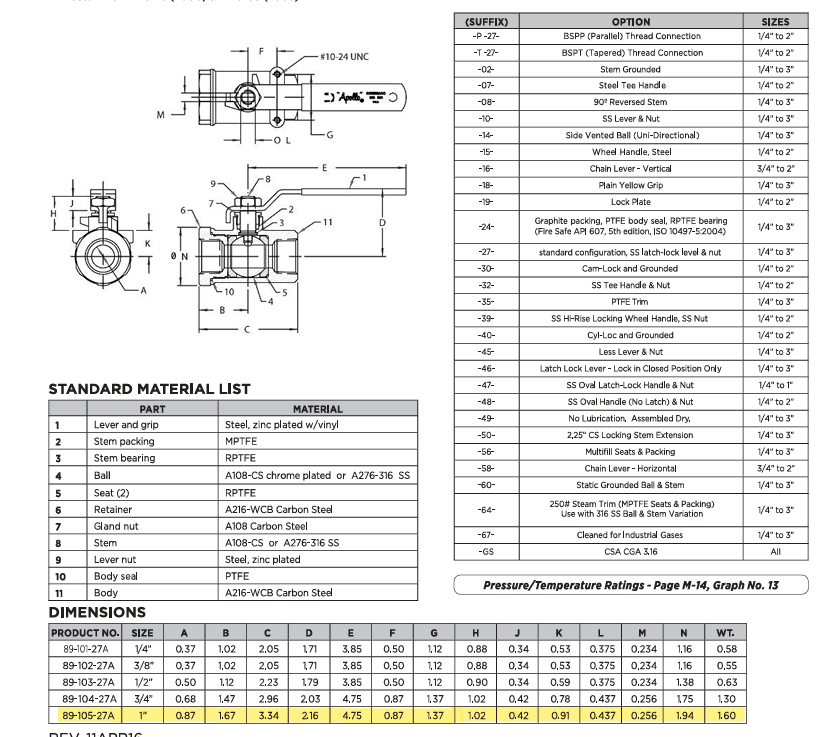
#> input picture spec_sheet.png, 825 x 737 px
$ python test_preprocessing.py
#> lines starting #> are read from the running program, lines starting #| are printed output that depends on the picture; after the words box and inside, x2 and y2 are one past the last pixel; in counts of white or black regions, pixels touching at a corner belong together

import cv2

# load the original image
image = cv2.imread("spec_sheet.png")
#> image is the input picture: shape (737, 825, 3); mean B, G, R 231.8, 233.4, 233.8

# check if the image loaded
if image is None:
    print("could not load image")
else:
    print("image loaded successfully")
    print("image size:", image.shape)
#| image size: (737, 825, 3)

    # convert the image to grayscale
    gray = cv2.cvtColor(image, cv2.COLOR_BGR2GRAY)
    cv2.imwrite("grayscale.png", gray)
    print("grayscale image saved")

    # resize the grayscale image to 2x its original size
    upscaled = cv2.resize(
        gray, None, fx=2, fy=2,
        interpolation=cv2.INTER_CUBIC
    )
    cv2.imwrite("grayscale_upscaled.png", upscaled)
    print("2x upscaled image saved")

    # resize the grayscale image to 3x its original size
    upscaled_3x = cv2.resize(
        gray, None, fx=3, fy=3,
        interpolation=cv2.INTER_CUBIC
    )
    cv2.imwrite("grayscale_3x.png", upscaled_3x)
    print("3x upscaled image saved")


    # apply thresholding to the 3x upscaled image
    _, thresholded_3x = cv2.threshold(
        upscaled_3x,
        0,
        255,
        cv2.THRESH_BINARY + cv2.THRESH_OTSU
    )
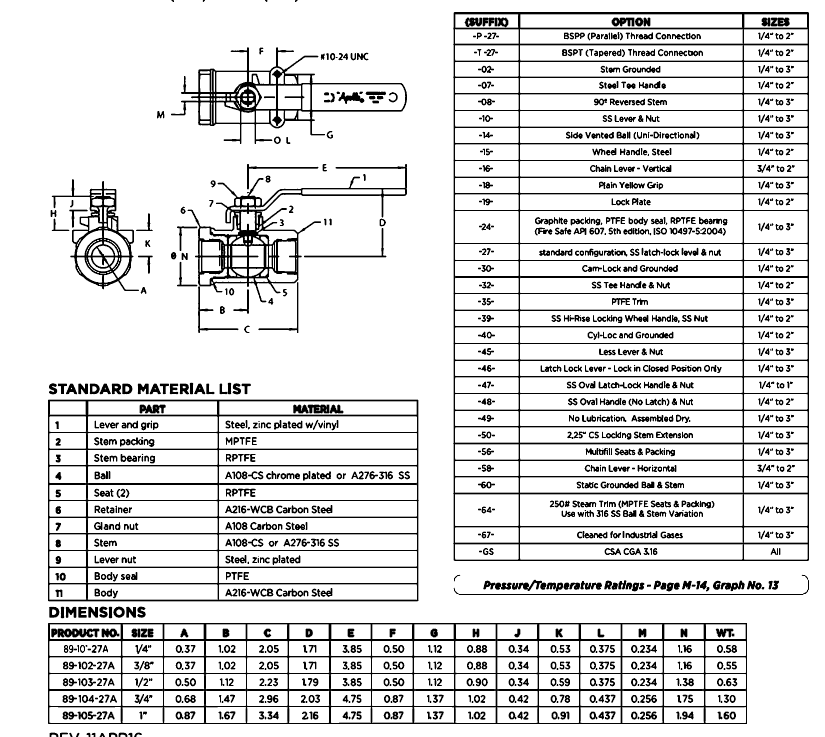
#> thresholded_3x: shape (2211, 2475) (shown at 1/3 size); 86.9% white; 1531 black regions (26 under 20 px), largest, box (x1, y1, x2, y2) and area: (1360, 36, 2427, 1683) 163729, (144, 1869, 2241, 2172) 84191, (144, 1199, 1256, 1804) 70347

    # save the 3x thresholded image
    cv2.imwrite("thresholded_3x.png", thresholded_3x)

    print("3x thresholded image saved")

    # apply thresholding to the 2x image
    _, thresholded = cv2.threshold(
        upscaled, 0, 255,
        cv2.THRESH_BINARY + cv2.THRESH_OTSU
    )
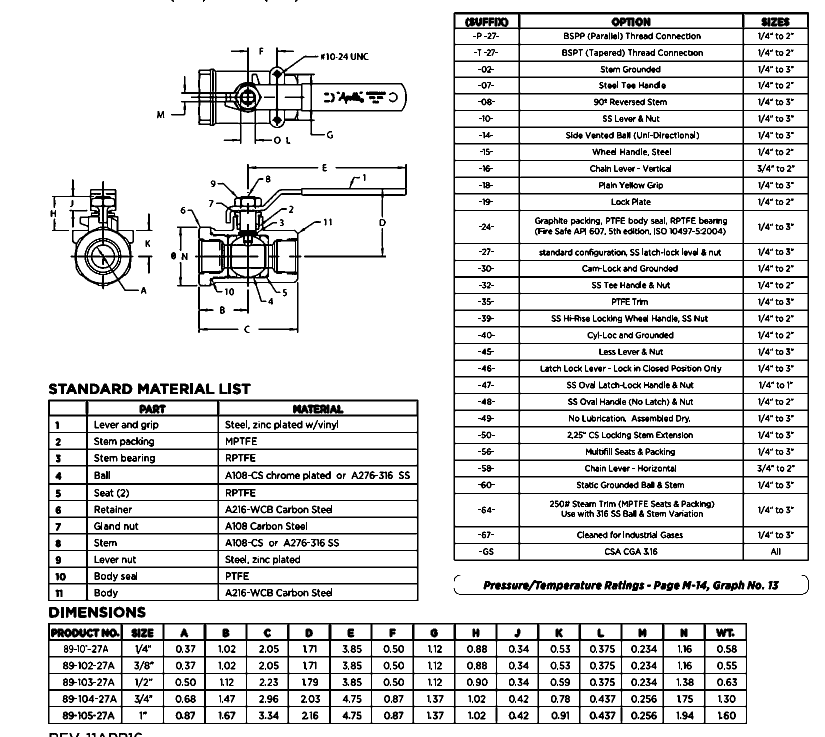
#> thresholded: shape (1474, 1650) (shown at 1/2 size); 86.8% white; 1381 black regions (135 under 20 px), largest, box (x1, y1, x2, y2) and area: (907, 24, 1618, 1122) 74205, (96, 1246, 1494, 1448) 37670, (96, 799, 837, 1202) 33054
    cv2.imwrite("thresholded.png", thresholded)
    print("thresholded image saved")

    # apply mild contrast adjustment to the 2x image
    contrast_adjusted = cv2.convertScaleAbs(
        upscaled, alpha=1.15, beta=0
    )
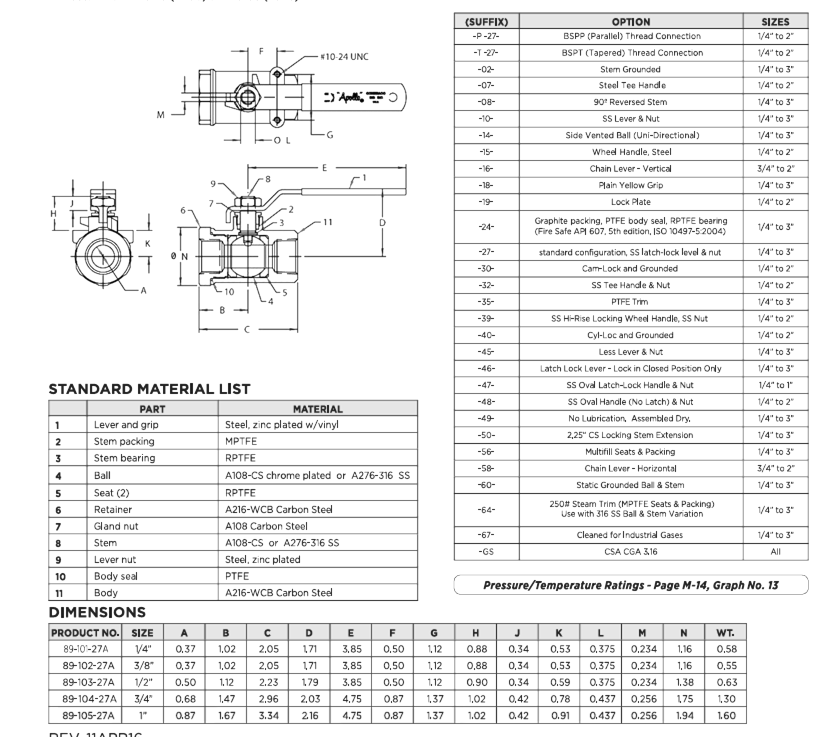
#> contrast_adjusted: shape (1474, 1650) (shown at 1/2 size); min 0, max 255, mean 238.2
    cv2.imwrite("contrast_adjusted.png", contrast_adjusted)
    print("contrast-adjusted image saved")
